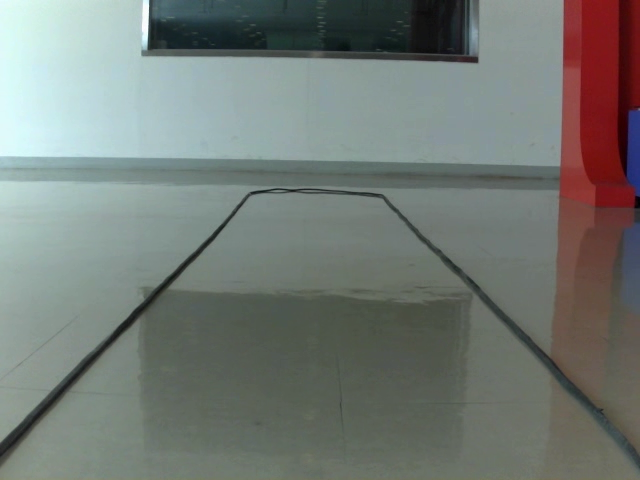
//> input picture F458/dsp/ccs_backup1/sunggu/second_line/real_track.png, 640 x 480 px
$ ./mytest_2line   (built with g++ and OpenCV 4)
//> lines starting //> are read from the running program, lines starting //| are printed output that depends on the picture; after the words box and inside, x2 and y2 are one past the last pixel; in counts of white or black regions, pixels touching at a corner belong together
#include <opencv2/highgui/highgui.hpp>
#include <opencv2/opencv.hpp>
#include <iostream>
#include <stdio.h>

using namespace cv;
using namespace std;

int main(int argc, char **argv)
{
    Mat img = imread("real_track.png", -1);
//> img is the input picture: 480 rows x 640 cols, CV_8UC3; mean B, G, R 117.5, 122.4, 116.1

    if(img.empty())
        return -1;
#if 0
    Mat myclear;
    Point anchor2 = Point(-1,-1);
    Mat kernel2 = Mat(3, 3, CV_32F, Scalar(0));

    kernel2.at<float>(1,1) = 5;
    kernel2.at<float>(0,1) = -1;
    kernel2.at<float>(2,1) = -1;
    kernel2.at<float>(1,0) = -1;
    kernel2.at<float>(1,2) = -1;

    filter2D(img, myclear, -1, kernel2, anchor2, 0, BORDER_DEFAULT);
#endif
    Mat blur;
//    GaussianBlur(myclear, blur, Size(9,9),0,0);
    GaussianBlur(img, blur, Size(11,11),0,0);

#if 1
    Mat gray;
    cvtColor(blur, gray, COLOR_BGR2GRAY);
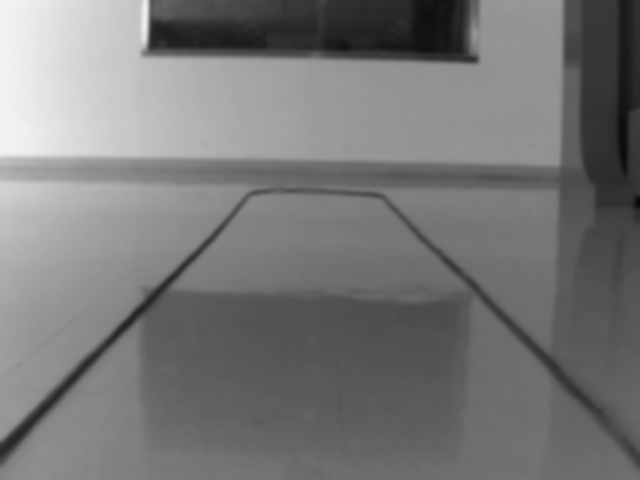
//> gray: 480 rows x 640 cols, CV_8UC1; min 7, max 243, mean 119.9
#endif

#if 1
    Mat thresholder;
//    threshold(gray, thresholder, 80, 255, THRESH_BINARY);
    adaptiveThreshold(gray, thresholder, 255, ADAPTIVE_THRESH_MEAN_C, THRESH_BINARY, 11, 11);
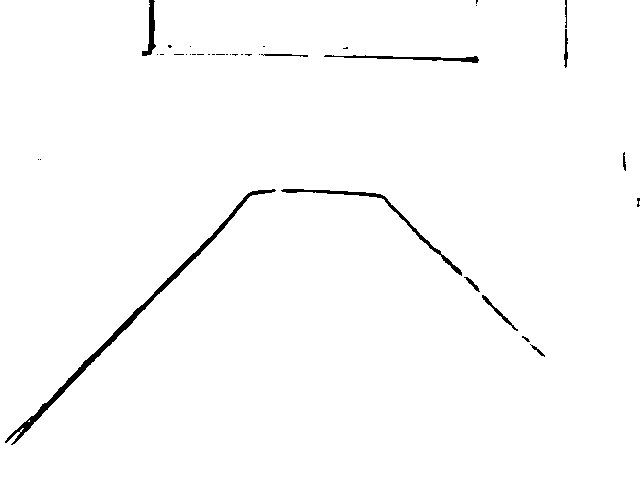
//> thresholder: 480 rows x 640 cols, CV_8UC1; 98.7% white; 37 black regions (25 under 20 px), largest, box (x1, y1, x2, y2) and area: (5, 189, 276, 445) 1910, (281, 189, 462, 276) 710, (324, 55, 479, 63) 424

#endif

#if 0
    Mat cani;
//    Canny(gray, cani, 80, 160, 3);
    Canny(blur, cani, 80, 160, 3);
#endif


#if 1
    Mat f2d;
    Point anchor = Point(-1,-1);
    Mat kernel = Mat(1, 3, CV_32F);

    kernel.at<float>(0,0) = -1;
    kernel.at<float>(0,1) = 0;
    kernel.at<float>(0,2) = 1;

    filter2D(thresholder, f2d, -1, kernel, anchor, 0, BORDER_DEFAULT);
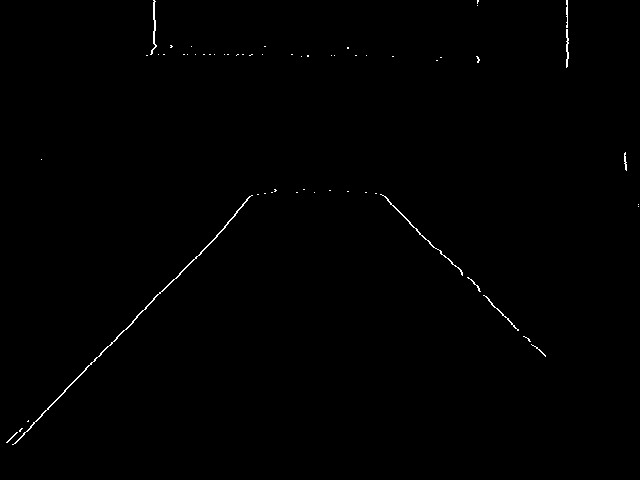
//> f2d: 480 rows x 640 cols, CV_8UC1; 0.39% white in thin lines or dots
#endif

#if 1
    Mat bi_and;
    Mat mask = Mat::zeros(f2d.size(), f2d.type());
//    Mat mask = Mat::zeros(cani.size(), cani.type());
    Point pts[4] ={
                   Point(0, 110),
                   Point(400, 110),
                   Point(680, 350),
                   Point(0, 350),
    };

    fillConvexPoly(mask, pts, 4, Scalar(255, 0, 0));
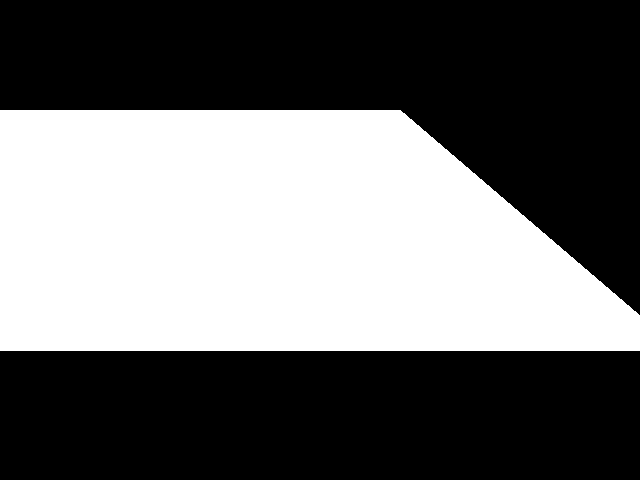
//> mask: 480 rows x 640 cols, CV_8UC1; 42.2% white; 1 white region, box (x1, y1, x2, y2) and area: (0, 110, 640, 351) 129657
    bitwise_and(f2d, mask, bi_and);
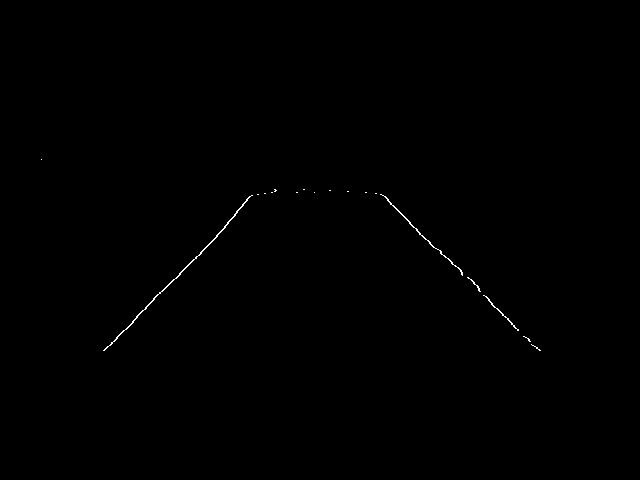
//> bi_and: 480 rows x 640 cols, CV_8UC1; 0.2% white in thin lines or dots, all inside (x1, y1, x2, y2) = (41, 159, 541, 351)
//    bitwise_and(cani, mask, bi_and);

    vector<Vec4i> lines;
    HoughLinesP(bi_and, lines, 1, CV_PI/180, 20, 20, 30);
//> lines = 9 lines (x1, y1, x2, y2), first 8: [136, 316, 225, 227], [440, 250, 540, 350], [383, 195, 536, 348], [381, 194, 532, 345], [103, 350, 137, 317], [216, 237, 250, 196], [136, 317, 180, 274], [438, 249, 539, 350]

    for( int i=0; i<lines.size(); i++ )
     {
         Vec4i L = lines[i];
         line(img, Point(L[0],L[1]), Point(L[2],L[3]),
              Scalar(0,0,255), 2, LINE_AA );
     }
//> this loop made 9 passes
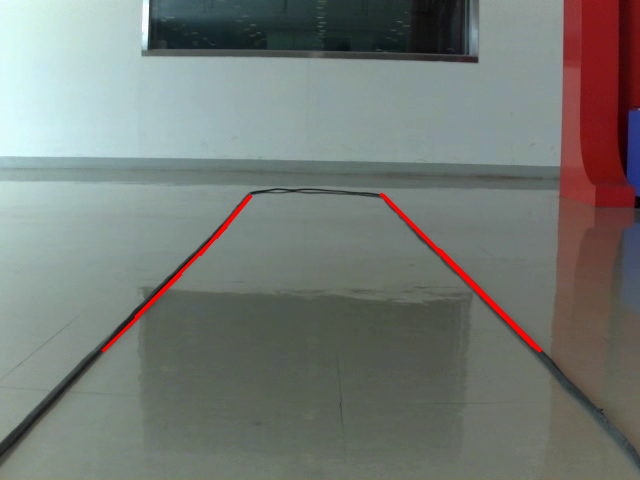
//> img: 480 rows x 640 cols, CV_8UC3; 0.71% of pixels changed, all inside (x1, y1, x2, y2) = (101, 193, 543, 353)
#endif


//    imwrite("2line_plot.jpg", img);
 //   imwrite("2bit_and4.jpg", bi_and);
 //   imwrite("2thresholder.jpg", thresholder);

    imshow("myline_plot", img);
    imshow("my_bi_and", bi_and);
    imshow("my_thresh", thresholder);

    waitKey(0);

    destroyWindow("my_thresh");
    destroyWindow("myline_plot");
    destroyWindow("my_bi_and");

    return 0;
}

$ run again, with F458/dsp/ccs_backup1/sunggu/second_line/left_sample.png copied over F458/dsp/ccs_backup1/sunggu/second_line/real_track.png
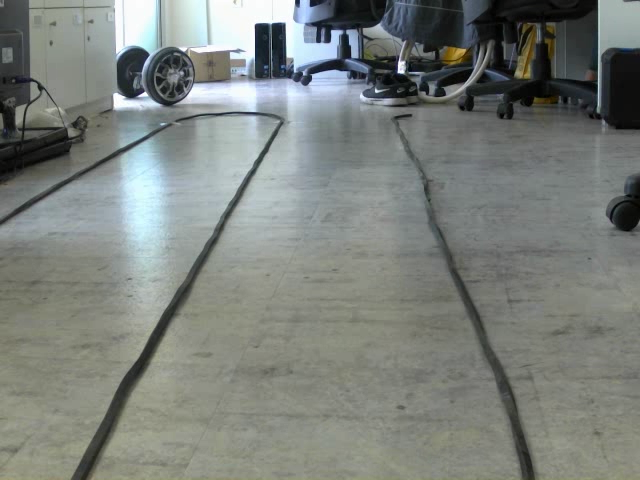
//> input picture F458/dsp/ccs_backup1/sunggu/second_line/left_sample.png, 640 x 480 px
//> img is the input picture: 480 rows x 640 cols, CV_8UC3; mean B, G, R 124.1, 128.7, 123.8
//> `adaptiveThreshold(gray, thresholder, 255, ADAPTIVE_THRESH_MEAN_C, THRE..`:
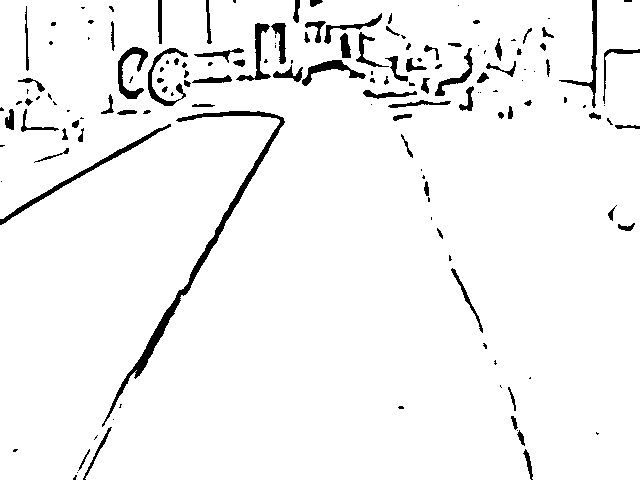
//> thresholder: 480 rows x 640 cols, CV_8UC1; 95.6% white; 150 black regions (68 under 20 px), largest, box (x1, y1, x2, y2) and area: (102, 111, 285, 427) 2521, (0, 124, 171, 225) 881, (118, 47, 148, 99) 557
//> f2d: 480 rows x 640 cols, CV_8UC1; 1.5% white in thin lines or dots
//> mask: 480 rows x 640 cols, CV_8UC1; 42.2% white; 1 white region, box (x1, y1, x2, y2) and area: (0, 110, 640, 351) 129657
//> bi_and: 480 rows x 640 cols, CV_8UC1; 0.39% white in thin lines or dots, all inside (x1, y1, x2, y2) = (1, 110, 488, 351)
//> lines = 10 lines (x1, y1, x2, y2), first 8: [153, 350, 285, 121], [11, 217, 171, 124], [153, 348, 284, 120], [398, 119, 413, 157], [438, 228, 483, 331], [450, 257, 483, 332], [116, 157, 171, 126], [439, 229, 483, 328]
//> the loop `for( int i=0; i<lines.size(); i++ )` made 10 passes
//> after the loop `for( int i=0; i<lines.size(); i++ )`:
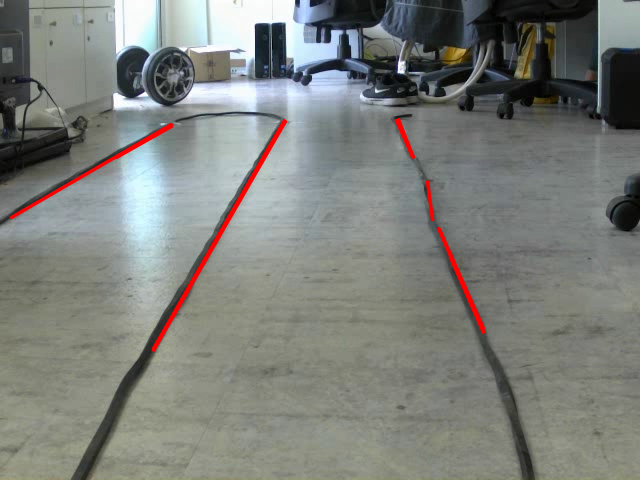
//> img: 480 rows x 640 cols, CV_8UC3; 1.2% of pixels changed, all inside (x1, y1, x2, y2) = (9, 118, 486, 353)

$ run again, with F458/dsp/ccs_backup1/sunggu/second_line/right_sample.png copied over F458/dsp/ccs_backup1/sunggu/second_line/real_track.png
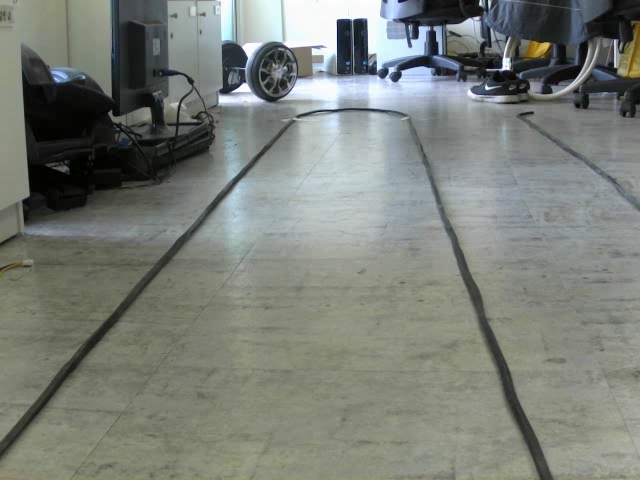
//> input picture F458/dsp/ccs_backup1/sunggu/second_line/right_sample.png, 640 x 480 px
//> img is the input picture: 480 rows x 640 cols, CV_8UC3; mean B, G, R 120.2, 127.2, 122.5
//> `adaptiveThreshold(gray, thresholder, 255, ADAPTIVE_THRESH_MEAN_C, THRE..`:
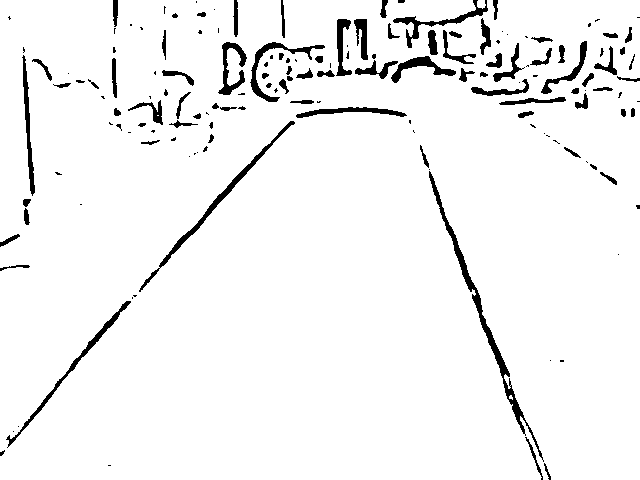
//> thresholder: 480 rows x 640 cols, CV_8UC1; 95.2% white; 158 black regions (73 under 20 px), largest, box (x1, y1, x2, y2) and area: (429, 171, 544, 462) 1609, (139, 121, 295, 292) 1026, (6, 301, 131, 448) 780
//> f2d: 480 rows x 640 cols, CV_8UC1; 1.7% white in thin lines or dots
//> mask: 480 rows x 640 cols, CV_8UC1; 42.2% white; 1 white region, box (x1, y1, x2, y2) and area: (0, 110, 640, 351) 129657
//> bi_and: 480 rows x 640 cols, CV_8UC1; 0.44% white in thin lines or dots, all inside (x1, y1, x2, y2) = (1, 110, 500, 351)
//> lines = 12 lines (x1, y1, x2, y2), first 8: [95, 342, 294, 121], [434, 184, 497, 348], [119, 313, 279, 136], [410, 120, 498, 350], [88, 350, 232, 190], [29, 124, 35, 189], [411, 120, 499, 350], [29, 133, 34, 193]
//> the loop `for( int i=0; i<lines.size(); i++ )` made 12 passes
//> after the loop `for( int i=0; i<lines.size(); i++ )`:
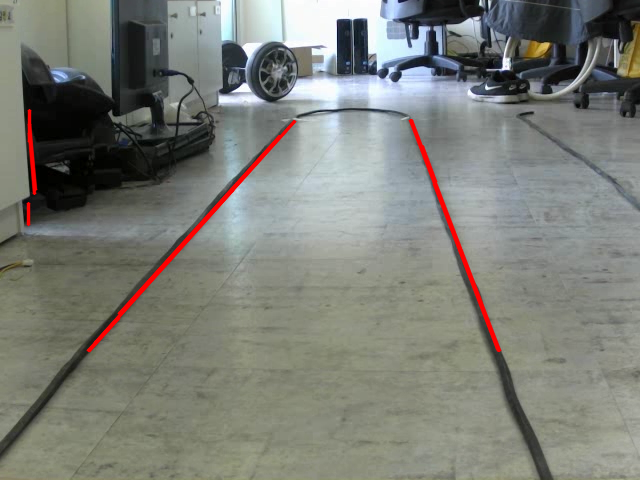
//> img: 480 rows x 640 cols, CV_8UC3; 1.26% of pixels changed, all inside (x1, y1, x2, y2) = (26, 109, 502, 353)
